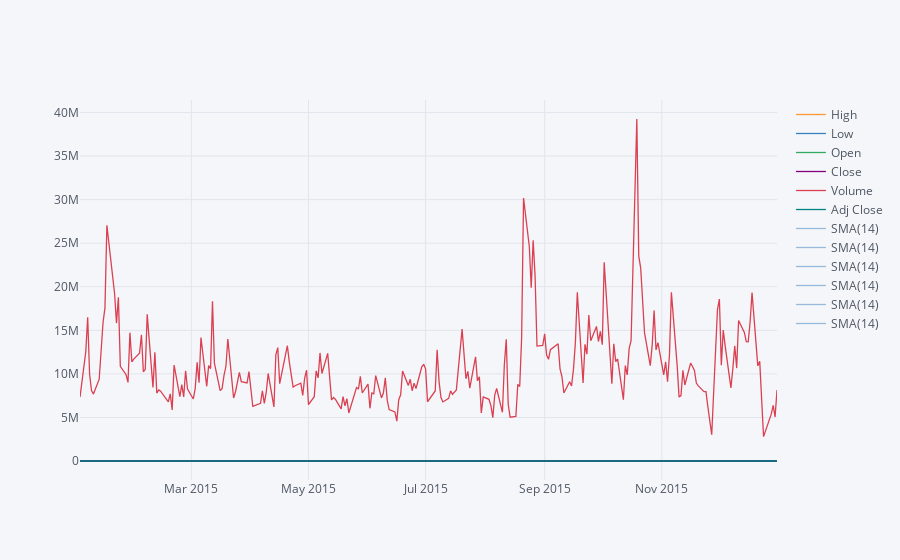

This figure's notebook cell:
### Markdown cell above
** Use .ta_plot(study='sma') to create a Simple Moving Averages plot of Morgan Stanley for the year 2015.**

### Code cell
ms2015=bank_stocks.loc['2015-01-01':'2016-01-01'].xs('MS',axis=1)
ms2015.ta_plot(study='sma')

### Figure 1 — Plotly figure (JSON) as saved in the notebook; plotly's stock layout.template omitted (floating-point values rounded to 4 significant figures; data arrays with more than 128 entries replaced by an {"elided": "..."} marker saying what was removed)
{"data": [{"line": {"color": "rgba(255, 153, 51, 1.0)", "dash": "solid", "shape": "linear", "width": 1.3}, "mode": "lines", "name": "High", "text": "", "type": "scatter", "uid": "1231e7f2-d5f0-4bf8-a1b7-6fcc8917ba4a", "x": {"elided": "252 str values"}, "y": {"elided": "252 float values"}}, {"line": {"color": "rgba(55, 128, 191, 1.0)", "dash": "solid", "shape": "linear", "width": 1.3}, "mode": "lines", "name": "Low", "text": "", "type": "scatter", "uid": "8ef15f93-f0e1-4c05-81c4-45c8c6ff4cd1", "x": {"elided": "252 str values"}, "y": {"elided": "252 float values"}}, {"line": {"color": "rgba(50, 171, 96, 1.0)", "dash": "solid", "shape": "linear", "width": 1.3}, "mode": "lines", "name": "Open", "text": "", "type": "scatter", "uid": "3e099778-c75f-4feb-857c-cf260160a269", "x": {"elided": "252 str values"}, "y": {"elided": "252 float values"}}, {"line": {"color": "rgba(128, 0, 128, 1.0)", "dash": "solid", "shape": "linear", "width": 1.3}, "mode": "lines", "name": "Close", "text": "", "type": "scatter", "uid": "e1fd104c-eb46-4786-a51d-85149ca29500", "x": {"elided": "252 str values"}, "y": {"elided": "252 float values"}}, {"line": {"color": "rgba(219, 64, 82, 1.0)", "dash": "solid", "shape": "linear", "width": 1.3}, "mode": "lines", "name": "Volume", "text": "", "type": "scatter", "uid": "a7df598b-1c22-444e-94a1-ff7a45e3ade9", "x": {"elided": "252 str values"}, "y": {"elided": "252 int values"}}, {"line": {"color": "rgba(0, 128, 128, 1.0)", "dash": "solid", "shape": "linear", "width": 1.3}, "mode": "lines", "name": "Adj Close", "text": "", "type": "scatter", "uid": "dc4743f9-c4e1-4284-85b3-cdbd605cc874", "x": {"elided": "252 str values"}, "y": {"elided": "252 float values"}}, {"line": {"color": "rgba(55, 128, 191, 0.49999999999999983)", "dash": "solid", "shape": "linear", "width": 1.3}, "mode": "lines", "name": "SMA(14)", "text": "", "type": "scatter", "uid": "d8623124-9ec7-40f9-b5fe-27484daeafc9", "x": {"elided": "252 str values"}, "y": {"elided": "252x6 mixed values"}}, {"line": {"color": "rgba(55, 128, 191, 0.49999999999999983)", "dash": "solid", "shape": "linear", "width": 1.3}, "mode": "lines", "name": "SMA(14)", "text": "", "type": "scatter", "uid": "e7be17ba-f52c-4ab2-aa54-5b69b29d6b8e", "x": {"elided": "252 str values"}, "y": {"elided": "252x6 mixed values"}}, {"line": {"color": "rgba(55, 128, 191, 0.49999999999999983)", "dash": "solid", "shape": "linear", "width": 1.3}, "mode": "lines", "name": "SMA(14)", "text": "", "type": "scatter", "uid": "6f8db8f1-adff-4485-b69b-513aa420fa85", "x": {"elided": "252 str values"}, "y": {"elided": "252x6 mixed values"}}, {"line": {"color": "rgba(55, 128, 191, 0.49999999999999983)", "dash": "solid", "shape": "linear", "width": 1.3}, "mode": "lines", "name": "SMA(14)", "text": "", "type": "scatter", "uid": "4562858c-c4b9-4144-aa14-6ff06d1bba4c", "x": {"elided": "252 str values"}, "y": {"elided": "252x6 mixed values"}}, {"line": {"color": "rgba(55, 128, 191, 0.49999999999999983)", "dash": "solid", "shape": "linear", "width": 1.3}, "mode": "lines", "name": "SMA(14)", "text": "", "type": "scatter", "uid": "f1834ec0-b68f-43f3-bb09-fdd4432902f7", "x": {"elided": "252 str values"}, "y": {"elided": "252x6 mixed values"}}, {"line": {"color": "rgba(55, 128, 191, 0.49999999999999983)", "dash": "solid", "shape": "linear", "width": 1.3}, "mode": "lines", "name": "SMA(14)", "text": "", "type": "scatter", "uid": "45c6bd3f-5bc7-4544-b74e-0e30a074d297", "x": {"elided": "252 str values"}, "y": {"elided": "252x6 mixed values"}}], "layout": {"legend": {"bgcolor": "#F5F6F9", "font": {"color": "#4D5663"}}, "paper_bgcolor": "#F5F6F9", "plot_bgcolor": "#F5F6F9", "title": {"font": {"color": "#4D5663"}}, "xaxis": {"gridcolor": "#E1E5ED", "showgrid": true, "tickfont": {"color": "#4D5663"}, "title": {"font": {"color": "#4D5663"}, "text": ""}, "zerolinecolor": "#E1E5ED"}, "yaxis": {"gridcolor": "#E1E5ED", "showgrid": true, "tickfont": {"color": "#4D5663"}, "title": {"font": {"color": "#4D5663"}, "text": ""}, "zerolinecolor": "#E1E5ED"}}}
